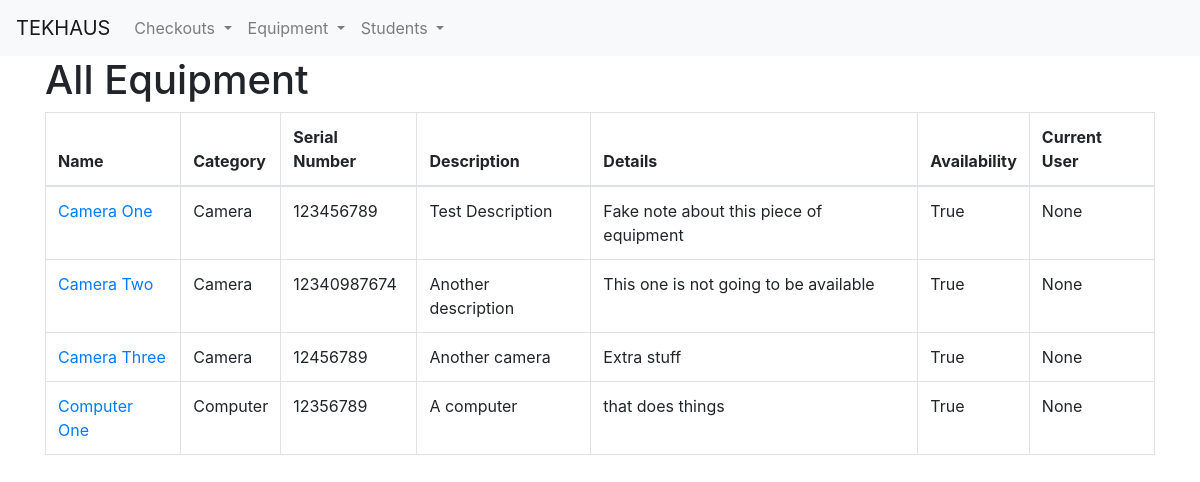
Before: /equipment/ with the older database file.
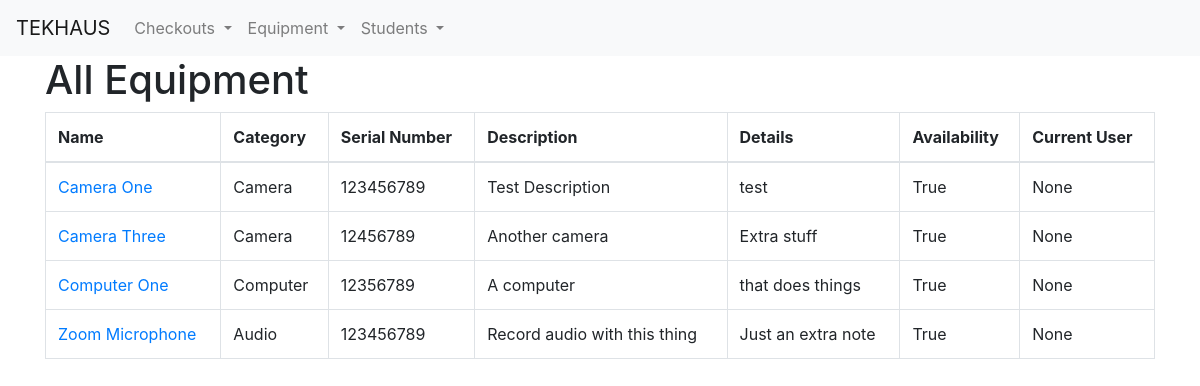
After: the same page with the newer database file.
### checkouts/models.py (models this page shows, shortened)
class Equipment(models.Model):
    name = models.CharField(max_length=100)
    CATEGORIES = [
        ('camera', 'Camera'),
        ('light', 'Light'),
        ('computer', 'Computer'),
        ('projector', 'Projector'),
        ('audio', 'Audio'),
        ('misc', 'Miscellaneous'),
    ]
    category = models.CharField(choices=CATEGORIES, max_length=10)
    desc = models.CharField(max_length=255, verbose_name='Description')
    details = models.CharField(max_length=255, verbose_name='Additional Details')
    serial_num = models.CharField(max_length=50, verbose_name='Serial Number')
    availability = models.BooleanField(default=True, verbose_name='Available?')
    current_user = models.ForeignKey(Student, null=True, blank=True, on_delete=models.CASCADE)
    past_checkouts = models.ManyToManyField('Checkout', related_name='past_checkouts', blank=True)
    class Meta:
        verbose_name = 'Equipment'
        verbose_name_plural = 'Equipment'

### checkouts/views.py (the view)
# urls.py: path('equipment/', views.all_equipment, name='all_equipment'),
def all_equipment(request):
    all_equipment = Equipment.objects.all()
    template = loader.get_template('checkouts/all-equipment.html')
    context = {'all_equipment': all_equipment}
    return HttpResponse(template.render(context, request))

### checkouts/templates/checkouts/all-equipment.html (shortened to what this page needs)
{% extends 'checkouts/base.html' %}
{% block content %}
    <h1>All Equipment</h1>
    <table class="table table-bordered">
        <thead>
            <tr>
                <th>Name</th>
                <th>Category</th>
                <th>Serial Number</th>
                <th>Description</th>
                <th>Details</th>
                <th>Availability</th>
                <th>Current User</th>
            </tr>
        </thead>
        <tbody>
            {% if all_equipment %}
                {% for equipment in all_equipment %}
                        <td>
                            <a href="{% url 'equipment_detail' equipment.id %}">{{ equipment.name }}</a>
                        </td>
                        <td>{{ equipment.category|title }}</td>
                        <td>{{ equipment.serial_num }}</td>
                        <td>{{ equipment.desc }}</td>
                        <td>{{ equipment.details }}</td>
                        <td>{{ equipment.availability }}</td>
                        <td>{{ equipment.current_user }}</td>
                {% endfor %}
            {% else %}
                <p>No equipment available.</p>
            {% endif %}
        </tbody>
    </table>
{% endblock %}

Changed rows visible on the page:
removed Equipment: name "Camera Two", category "Camera", serial_num "12340987674", desc "Another description", details "This one is not going to be available", availability "True", current_user "None"
changed Equipment "Camera One": details "Fake note about this piece of equipment" → "test"
added Equipment: name "Zoom Microphone", category "Audio", serial_num "123456789", desc "Record audio with this thing", details "Just an extra note", availability "True", current_user "None"
